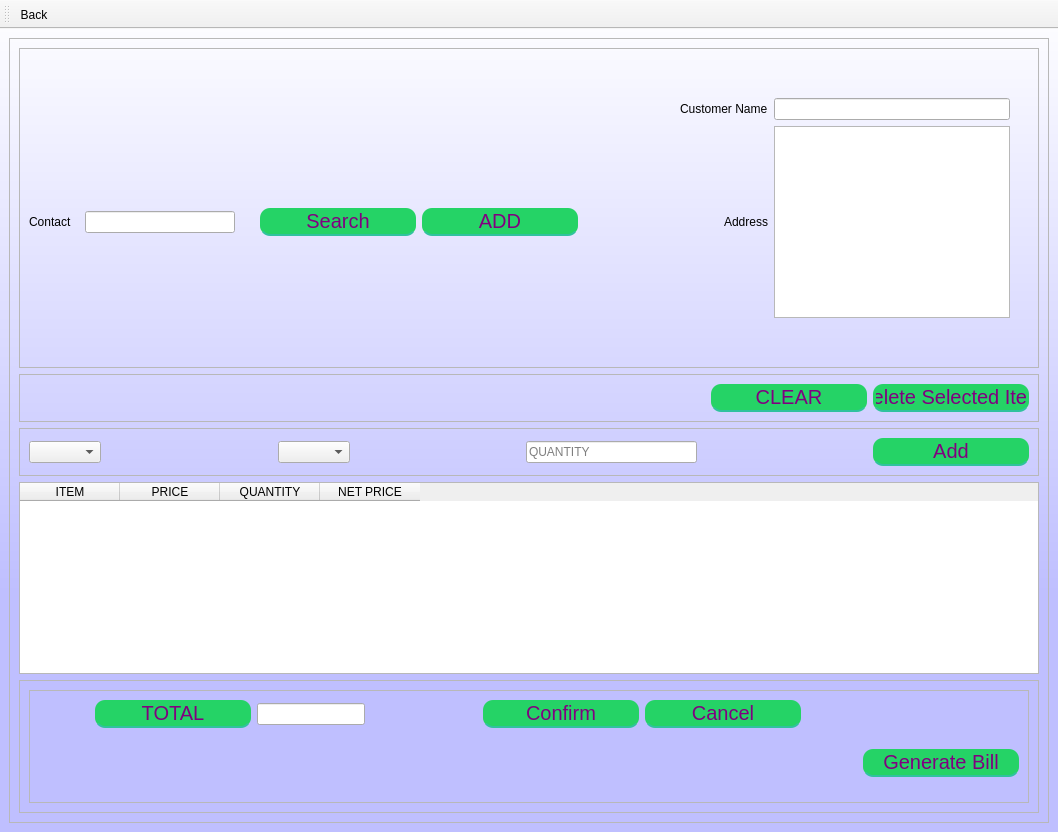
<?xml version="1.0" encoding="UTF-8"?>
<ui version="4.0">
 <class>MainWindow</class>
 <widget class="QMainWindow" name="MainWindow">
  <property name="geometry">
   <rect>
    <x>0</x>
    <y>0</y>
    <width>1058</width>
    <height>832</height>
   </rect>
  </property>
  <property name="windowTitle">
   <string>MainWindow</string>
  </property>
  <property name="styleSheet">
   <string notr="true">QMainWindow{
background-color: qlineargradient(spread:reflect, x1:0.5, y1:1, x2:0.5, y2:0, stop:0.289773 rgba(191, 191, 255, 255), stop:1 rgba(255, 255, 255, 255));
}



QPushButton {
	width: 150%;
height:20px;
	padding: 3%;
	background:#25D366;
	border-bottom: 2px solid #30C29E;
	border-top-style: none;
	border-right-style: none;
	border-left-style: none;	
	color: #fff;
 border-radius: 10px;
font-size:20px;
color:purple;
}
QPushButton:pressed {
    background: darkgreen;
}
</string>
  </property>
  <widget class="QWidget" name="centralwidget">
   <layout class="QGridLayout" name="gridLayout_8">
    <item row="0" column="0">
     <widget class="QFrame" name="frame_4">
      <property name="frameShape">
       <enum>QFrame::StyledPanel</enum>
      </property>
      <property name="frameShadow">
       <enum>QFrame::Raised</enum>
      </property>
      <layout class="QGridLayout" name="gridLayout_4">
       <item row="2" column="0">
        <widget class="QFrame" name="frame_7">
         <property name="frameShape">
          <enum>QFrame::StyledPanel</enum>
         </property>
         <property name="frameShadow">
          <enum>QFrame::Raised</enum>
         </property>
         <layout class="QGridLayout" name="gridLayout_7">
          <item row="0" column="1">
           <spacer name="horizontalSpacer_20">
            <property name="orientation">
             <enum>Qt::Horizontal</enum>
            </property>
            <property name="sizeHint" stdset="0">
             <size>
              <width>40</width>
              <height>20</height>
             </size>
            </property>
           </spacer>
          </item>
          <item row="0" column="0">
           <widget class="QComboBox" name="cbox1"/>
          </item>
          <item row="0" column="6">
           <widget class="QPushButton" name="addItem">
            <property name="text">
             <string>Add</string>
            </property>
           </widget>
          </item>
          <item row="0" column="2">
           <widget class="QComboBox" name="cbox2"/>
          </item>
          <item row="0" column="3">
           <spacer name="horizontalSpacer_19">
            <property name="orientation">
             <enum>Qt::Horizontal</enum>
            </property>
            <property name="sizeHint" stdset="0">
             <size>
              <width>40</width>
              <height>20</height>
             </size>
            </property>
           </spacer>
          </item>
          <item row="0" column="4">
           <widget class="QLineEdit" name="quantity">
            <property name="placeholderText">
             <string>QUANTITY</string>
            </property>
           </widget>
          </item>
          <item row="0" column="5">
           <spacer name="horizontalSpacer_21">
            <property name="orientation">
             <enum>Qt::Horizontal</enum>
            </property>
            <property name="sizeHint" stdset="0">
             <size>
              <width>40</width>
              <height>20</height>
             </size>
            </property>
           </spacer>
          </item>
         </layout>
        </widget>
       </item>
       <item row="0" column="0">
        <widget class="QFrame" name="frame_2">
         <property name="frameShape">
          <enum>QFrame::StyledPanel</enum>
         </property>
         <property name="frameShadow">
          <enum>QFrame::Raised</enum>
         </property>
         <layout class="QGridLayout" name="gridLayout_2">
          <item row="2" column="8">
           <spacer name="horizontalSpacer_13">
            <property name="orientation">
             <enum>Qt::Horizontal</enum>
            </property>
            <property name="sizeHint" stdset="0">
             <size>
              <width>40</width>
              <height>20</height>
             </size>
            </property>
           </spacer>
          </item>
          <item row="2" column="1">
           <widget class="QLineEdit" name="contact">
            <property name="minimumSize">
             <size>
              <width>150</width>
              <height>20</height>
             </size>
            </property>
            <property name="maximumSize">
             <size>
              <width>400</width>
              <height>16777215</height>
             </size>
            </property>
           </widget>
          </item>
          <item row="2" column="2">
           <spacer name="horizontalSpacer_8">
            <property name="orientation">
             <enum>Qt::Horizontal</enum>
            </property>
            <property name="sizeHint" stdset="0">
             <size>
              <width>40</width>
              <height>20</height>
             </size>
            </property>
           </spacer>
          </item>
          <item row="2" column="10" alignment="Qt::AlignRight">
           <widget class="QLabel" name="label_2">
            <property name="text">
             <string>Address</string>
            </property>
           </widget>
          </item>
          <item row="2" column="7">
           <spacer name="horizontalSpacer_14">
            <property name="orientation">
             <enum>Qt::Horizontal</enum>
            </property>
            <property name="sizeHint" stdset="0">
             <size>
              <width>40</width>
              <height>20</height>
             </size>
            </property>
           </spacer>
          </item>
          <item row="2" column="6">
           <spacer name="horizontalSpacer_15">
            <property name="orientation">
             <enum>Qt::Horizontal</enum>
            </property>
            <property name="sizeHint" stdset="0">
             <size>
              <width>40</width>
              <height>20</height>
             </size>
            </property>
           </spacer>
          </item>
          <item row="0" column="11">
           <spacer name="verticalSpacer">
            <property name="orientation">
             <enum>Qt::Vertical</enum>
            </property>
            <property name="sizeHint" stdset="0">
             <size>
              <width>20</width>
              <height>40</height>
             </size>
            </property>
           </spacer>
          </item>
          <item row="2" column="5">
           <spacer name="horizontalSpacer_16">
            <property name="orientation">
             <enum>Qt::Horizontal</enum>
            </property>
            <property name="sizeHint" stdset="0">
             <size>
              <width>40</width>
              <height>20</height>
             </size>
            </property>
           </spacer>
          </item>
          <item row="2" column="0">
           <widget class="QLabel" name="label">
            <property name="minimumSize">
             <size>
              <width>50</width>
              <height>0</height>
             </size>
            </property>
            <property name="text">
             <string>Contact</string>
            </property>
           </widget>
          </item>
          <item row="2" column="9">
           <spacer name="horizontalSpacer_11">
            <property name="orientation">
             <enum>Qt::Horizontal</enum>
            </property>
            <property name="sizeHint" stdset="0">
             <size>
              <width>40</width>
              <height>20</height>
             </size>
            </property>
           </spacer>
          </item>
          <item row="2" column="4">
           <widget class="QPushButton" name="addContact">
            <property name="text">
             <string>ADD</string>
            </property>
           </widget>
          </item>
          <item row="2" column="12">
           <spacer name="horizontalSpacer_5">
            <property name="orientation">
             <enum>Qt::Horizontal</enum>
            </property>
            <property name="sizeHint" stdset="0">
             <size>
              <width>40</width>
              <height>20</height>
             </size>
            </property>
           </spacer>
          </item>
          <item row="2" column="11">
           <widget class="QPlainTextEdit" name="display">
            <property name="readOnly">
             <bool>false</bool>
            </property>
           </widget>
          </item>
          <item row="3" column="11">
           <spacer name="verticalSpacer_3">
            <property name="orientation">
             <enum>Qt::Vertical</enum>
            </property>
            <property name="sizeHint" stdset="0">
             <size>
              <width>20</width>
              <height>40</height>
             </size>
            </property>
           </spacer>
          </item>
          <item row="2" column="3">
           <widget class="QPushButton" name="Search">
            <property name="text">
             <string>Search</string>
            </property>
           </widget>
          </item>
          <item row="1" column="11">
           <widget class="QLineEdit" name="customerNameLineEdit">
            <property name="readOnly">
             <bool>false</bool>
            </property>
           </widget>
          </item>
          <item row="1" column="10" alignment="Qt::AlignRight">
           <widget class="QLabel" name="label_3">
            <property name="text">
             <string>Customer Name</string>
            </property>
           </widget>
          </item>
         </layout>
        </widget>
       </item>
       <item row="4" column="0">
        <widget class="QFrame" name="frame_3">
         <property name="frameShape">
          <enum>QFrame::StyledPanel</enum>
         </property>
         <property name="frameShadow">
          <enum>QFrame::Raised</enum>
         </property>
         <layout class="QGridLayout" name="gridLayout_3">
          <item row="0" column="0">
           <widget class="QFrame" name="frame_6">
            <property name="frameShape">
             <enum>QFrame::StyledPanel</enum>
            </property>
            <property name="frameShadow">
             <enum>QFrame::Raised</enum>
            </property>
            <layout class="QGridLayout" name="gridLayout_6">
             <item row="0" column="4">
              <spacer name="horizontalSpacer_4">
               <property name="orientation">
                <enum>Qt::Horizontal</enum>
               </property>
               <property name="sizeHint" stdset="0">
                <size>
                 <width>40</width>
                 <height>20</height>
                </size>
               </property>
              </spacer>
             </item>
             <item row="0" column="5">
              <widget class="QPushButton" name="Confirm">
               <property name="text">
                <string>Confirm</string>
               </property>
              </widget>
             </item>
             <item row="0" column="7">
              <spacer name="horizontalSpacer_2">
               <property name="orientation">
                <enum>Qt::Horizontal</enum>
               </property>
               <property name="sizeHint" stdset="0">
                <size>
                 <width>40</width>
                 <height>20</height>
                </size>
               </property>
              </spacer>
             </item>
             <item row="1" column="6">
              <spacer name="verticalSpacer_2">
               <property name="orientation">
                <enum>Qt::Vertical</enum>
               </property>
               <property name="sizeHint" stdset="0">
                <size>
                 <width>20</width>
                 <height>40</height>
                </size>
               </property>
              </spacer>
             </item>
             <item row="0" column="0">
              <spacer name="horizontalSpacer_7">
               <property name="orientation">
                <enum>Qt::Horizontal</enum>
               </property>
               <property name="sizeHint" stdset="0">
                <size>
                 <width>40</width>
                 <height>20</height>
                </size>
               </property>
              </spacer>
             </item>
             <item row="0" column="6">
              <widget class="QPushButton" name="Cancel">
               <property name="text">
                <string>Cancel</string>
               </property>
              </widget>
             </item>
             <item row="0" column="3">
              <spacer name="horizontalSpacer_10">
               <property name="orientation">
                <enum>Qt::Horizontal</enum>
               </property>
               <property name="sizeHint" stdset="0">
                <size>
                 <width>40</width>
                 <height>20</height>
                </size>
               </property>
              </spacer>
             </item>
             <item row="0" column="8">
              <spacer name="horizontalSpacer_9">
               <property name="orientation">
                <enum>Qt::Horizontal</enum>
               </property>
               <property name="sizeHint" stdset="0">
                <size>
                 <width>40</width>
                 <height>20</height>
                </size>
               </property>
              </spacer>
             </item>
             <item row="0" column="1">
              <widget class="QPushButton" name="Total">
               <property name="text">
                <string>TOTAL</string>
               </property>
              </widget>
             </item>
             <item row="0" column="2">
              <widget class="QLineEdit" name="Total_out"/>
             </item>
             <item row="1" column="8">
              <widget class="QPushButton" name="Bill">
               <property name="text">
                <string>Generate Bill</string>
               </property>
              </widget>
             </item>
            </layout>
           </widget>
          </item>
         </layout>
        </widget>
       </item>
       <item row="1" column="0">
        <widget class="QFrame" name="frame_5">
         <property name="frameShape">
          <enum>QFrame::StyledPanel</enum>
         </property>
         <property name="frameShadow">
          <enum>QFrame::Raised</enum>
         </property>
         <layout class="QGridLayout" name="gridLayout_5">
          <item row="0" column="0">
           <spacer name="horizontalSpacer">
            <property name="orientation">
             <enum>Qt::Horizontal</enum>
            </property>
            <property name="sizeHint" stdset="0">
             <size>
              <width>40</width>
              <height>20</height>
             </size>
            </property>
           </spacer>
          </item>
          <item row="0" column="2">
           <widget class="QPushButton" name="deletes">
            <property name="text">
             <string>Delete Selected Item</string>
            </property>
           </widget>
          </item>
          <item row="0" column="1">
           <widget class="QPushButton" name="clear">
            <property name="text">
             <string>CLEAR</string>
            </property>
           </widget>
          </item>
         </layout>
        </widget>
       </item>
       <item row="3" column="0">
        <widget class="QTableWidget" name="tableWidget">
         <attribute name="verticalHeaderVisible">
          <bool>false</bool>
         </attribute>
         <attribute name="verticalHeaderHighlightSections">
          <bool>false</bool>
         </attribute>
         <column>
          <property name="text">
           <string>ITEM</string>
          </property>
         </column>
         <column>
          <property name="text">
           <string>PRICE</string>
          </property>
         </column>
         <column>
          <property name="text">
           <string>QUANTITY</string>
          </property>
         </column>
         <column>
          <property name="text">
           <string>NET PRICE</string>
          </property>
         </column>
        </widget>
       </item>
      </layout>
      <zorder>frame_3</zorder>
      <zorder>frame_2</zorder>
      <zorder>frame_5</zorder>
      <zorder>frame_7</zorder>
      <zorder>tableWidget</zorder>
     </widget>
    </item>
   </layout>
  </widget>
  <widget class="QMenuBar" name="menubar">
   <property name="geometry">
    <rect>
     <x>0</x>
     <y>0</y>
     <width>1058</width>
     <height>26</height>
    </rect>
   </property>
  </widget>
  <widget class="QToolBar" name="toolBar">
   <property name="windowTitle">
    <string>toolBar</string>
   </property>
   <property name="iconSize">
    <size>
     <width>52</width>
     <height>52</height>
    </size>
   </property>
   <attribute name="toolBarArea">
    <enum>TopToolBarArea</enum>
   </attribute>
   <attribute name="toolBarBreak">
    <bool>false</bool>
   </attribute>
   <addaction name="actionBack"/>
  </widget>
  <action name="actionBack">
   <property name="text">
    <string>Back</string>
   </property>
   <property name="toolTip">
    <string>Go back</string>
   </property>
  </action>
 </widget>
 <resources>
  <include location="../toolbar.qrc"/>
 </resources>
 <connections/>
</ui>
